Frame 1 (no input): blank canvas, image omitted
Frame 60 (the mouse pressed at the canvas centre just before this capture): blank canvas, image omitted
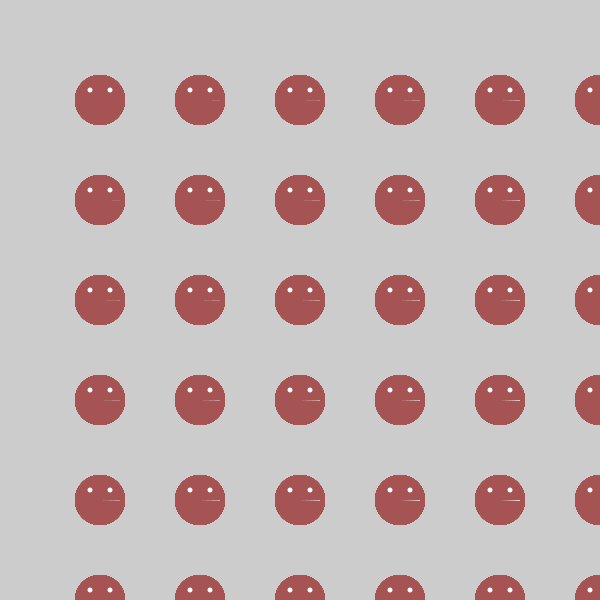
Frame 120 (the mouse held since frame 60 and released just before this capture)

The Processing sketch whose frames 1 and 60 were blank and that drew this single picture after the mouse press (run headless with seeded random() and noise(); from frame 60 on, the mouse is pressed at the canvas centre):

// Processing sketch: processing_138019
// ── processing_138019.pde


void setup() {
  size (600, 600);
}

void draw() {

  int HORIZ_NUM = mouseX; //5;
  int VERT_NUM = mouseY; //5;

  //variable declaration
  int i = 1;
  while (i<= HORIZ_NUM) { //conditional


    //5 times
    int j=1;
    while (j<=VERT_NUM) {

      fill (#A55353); 

      //every circle
      noStroke();
      ellipse (i*100, j*100, 50, 50);


      fill (255);
      ellipse (i*100 -10, j*100 -10, 5, 5);
      ellipse (i*100 +10, j*100 -10, 5, 5);

      //smile
      //arc(i*100, j*100, i*4, j*4, 0, PI);
      arc(i*100, j*100, 40, 40, 0, map(i, 1, HORIZ_NUM, 0, PI/2)+map(j, 1, VERT_NUM, 0, PI/2) );

      j= j+1;
    }



    //(1)use random () for the x,y position of your shape
    fill (#A55353); 





    //increment
    i=i+1;
  }
}
